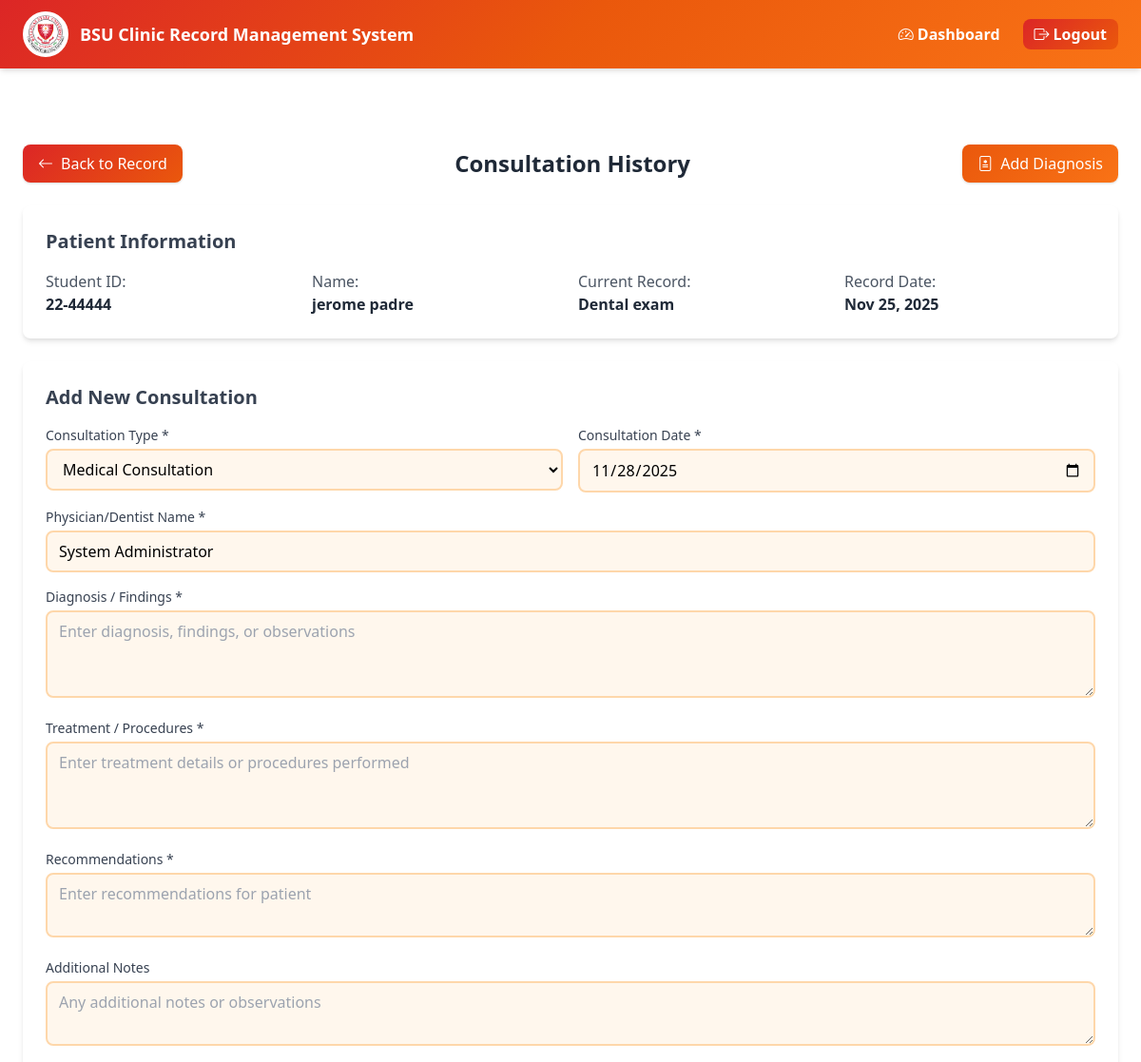
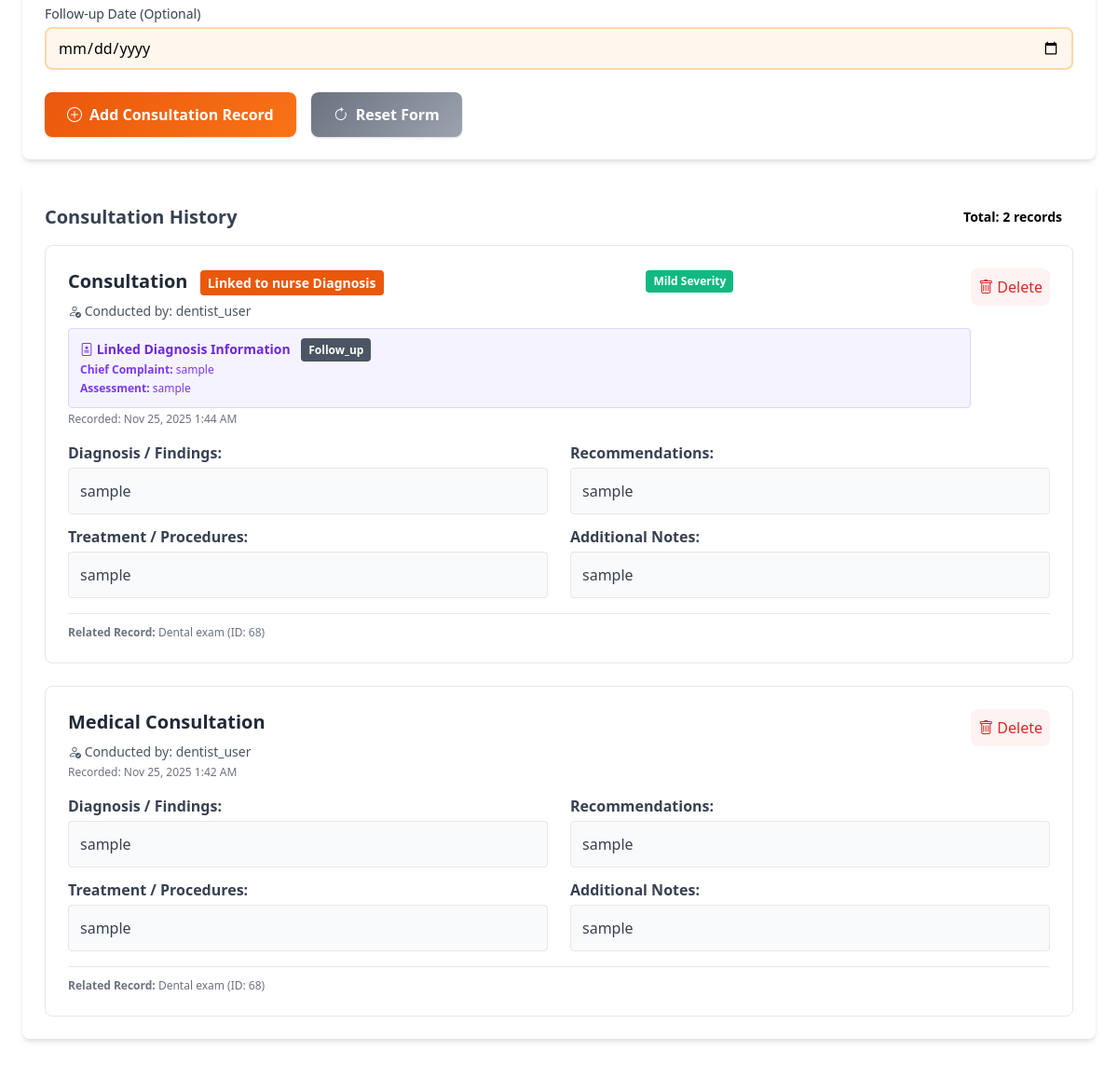
Screenshot of /modules/records/consultation_history.php?patient_id=104&record_id=68&type=dental_exam (signed in) with the database file from the repository (2 pictures, top to bottom).
### tables this page shows
CREATE TABLE `patients` (
  `id` int(11) NOT NULL,
  `student_id` varchar(20) DEFAULT NULL,
  `first_name` varchar(50) NOT NULL,
  `middle_name` varchar(50) DEFAULT NULL,
  `last_name` varchar(50) NOT NULL,
  `date_of_birth` date NOT NULL,
  `sex` enum('Male','Female') NOT NULL,
  `contact_number` varchar(20) DEFAULT NULL,
  `address` text DEFAULT NULL,
  `program` varchar(100) DEFAULT NULL,
  `year_level` varchar(20) DEFAULT NULL,
  `qr_code` varchar(255) DEFAULT NULL,
  `created_at` timestamp NOT NULL DEFAULT current_timestamp()
);

CREATE TABLE `medical_records` (
  `id` int(11) NOT NULL,
  `patient_id` int(11) NOT NULL,
  `record_type` enum('history_form','dental_exam','medical_exam') NOT NULL,
  `examination_date` date NOT NULL,
  `physician_name` varchar(100) DEFAULT NULL,
  `findings` text DEFAULT NULL,
  `recommendations` text DEFAULT NULL,
  `verification_status` enum('pending','verified','rejected') DEFAULT 'pending',
  `verified_by` int(11) DEFAULT NULL,
  `verification_date` datetime DEFAULT NULL,
  `verification_notes` text DEFAULT NULL,
  `created_at` timestamp NOT NULL DEFAULT current_timestamp(),
  `student_signature` varchar(255) DEFAULT NULL,
  `student_date` date DEFAULT NULL
);

CREATE TABLE `users` (
  `id` int(11) NOT NULL,
  `username` varchar(50) NOT NULL,
  `password` varchar(255) NOT NULL,
  `full_name` varchar(100) NOT NULL,
  `email` varchar(100) NOT NULL,
  `role` enum('admin','staff','dentist','nurse','doctor','user') DEFAULT 'user',
  `created_at` timestamp NOT NULL DEFAULT current_timestamp()
);

CREATE TABLE `consultation_history` (
  `id` int(11) NOT NULL,
  `diagnosis_id` int(11) DEFAULT NULL,
  `patient_id` int(11) NOT NULL,
  `record_id` int(11) NOT NULL,
  `consultation_type` enum('medical','dental','history') NOT NULL,
  `consultation_date` date NOT NULL,
  `physician_name` varchar(255) DEFAULT NULL,
  `diagnosis` text DEFAULT NULL,
  `treatment` text DEFAULT NULL,
  `recommendations` text DEFAULT NULL,
  `notes` text DEFAULT NULL,
  `follow_up_date` date DEFAULT NULL,
  `created_at` timestamp NOT NULL DEFAULT current_timestamp(),
  `updated_at` timestamp NOT NULL DEFAULT current_timestamp() ON UPDATE current_timestamp()
);

CREATE TABLE `medical_diagnoses` (
  `id` int(11) NOT NULL,
  `patient_id` int(11) NOT NULL,
  `record_id` int(11) NOT NULL,
  `diagnosis_type` enum('nurse','dentist','doctor') NOT NULL,
  `diagnosis_date` date NOT NULL,
  `provider_name` varchar(255) NOT NULL,
  `provider_role` varchar(100) NOT NULL,
  `chief_complaint` text DEFAULT NULL,
  `subjective_findings` text DEFAULT NULL,
  `objective_findings` text DEFAULT NULL,
  `assessment` text DEFAULT NULL,
  `plan` text DEFAULT NULL,
  `medications_prescribed` text DEFAULT NULL,
  `follow_up_required` tinyint(1) DEFAULT 0,
  `follow_up_date` date DEFAULT NULL,
  `severity` enum('mild','moderate','severe','critical') DEFAULT NULL,
  `status` enum('active','resolved','chronic','follow_up') DEFAULT 'active',
  `notes` text DEFAULT NULL,
  `created_at` timestamp NOT NULL DEFAULT current_timestamp(),
  `updated_at` timestamp NOT NULL DEFAULT current_timestamp() ON UPDATE current_timestamp()
);

### modules/records/consultation_history.php (the view, shortened to what the rows shown need)
<?php
include '../../config/database.php';
$patient_id = $_GET['patient_id'] ?? '';
$record_id = $_GET['record_id'] ?? '';
$patient_info = null;
if ($patient_id) {
    $stmt = $conn->prepare("SELECT * FROM patients WHERE id = ?");
    $stmt->bind_param("i", $patient_id);
    $stmt->execute();
    $patient_info = $stmt->get_result()->fetch_assoc();
}
$current_record = null;
if ($record_id) {
    $stmt = $conn->prepare("
        SELECT mr.*, p.first_name, p.last_name, p.student_id
        FROM medical_records mr
        JOIN patients p ON mr.patient_id = p.id
        WHERE mr.id = ?
    ");
    $stmt->bind_param("i", $record_id);
    $stmt->execute();
    $current_record = $stmt->get_result()->fetch_assoc();
}
$current_physician = $_SESSION['username'] ?? '';
$current_physician_full_name = $current_physician;
if (!empty($current_physician)) {
    $user_query = $conn->prepare("
        SELECT full_name
        FROM users
        WHERE BINARY username = ?
        LIMIT 1
    ");
    $user_query->bind_param("s", $current_physician);
    $user_query->execute();
    $user_result = $user_query->get_result();
    if ($user_result->num_rows > 0) {
        $user_data = $user_result->fetch_assoc();
        if (!empty($user_data['full_name']) && trim($user_data['full_name']) !== '') {
            $current_physician_full_name = trim($user_data['full_name']);
        }
    }
}
$consultations = [];
if ($patient_id) {
    $stmt = $conn->prepare("
        SELECT ch.*, mr.record_type, md.diagnosis_type, md.chief_complaint, md.assessment, md.severity, md.status as diagnosis_status
        FROM consultation_history ch
        JOIN medical_records mr ON ch.record_id = mr.id
        LEFT JOIN medical_diagnoses md ON ch.diagnosis_id = md.id
        WHERE ch.patient_id = ?
        ORDER BY ch.consultation_date DESC, ch.created_at DESC
    ");
    $stmt->bind_param("i", $patient_id);
    $stmt->execute();
    $consultations = $stmt->get_result()->fetch_all(MYSQLI_ASSOC);
}
?>
<!DOCTYPE html>
<html lang="en">
<head>
    <link href="https://cdn.jsdelivr.net/npm/tailwindcss@2.2.19/dist/tailwind.min.css" rel="stylesheet">
    <link rel="stylesheet" href="https://cdn.jsdelivr.net/npm/bootstrap-icons@1.10.0/font/bootstrap-icons.css">
</head>
<body class="bg-gradient-to-br from-orange-50 to-red-50">
<?php include '../../includes/navigation.php'; ?>
    <div class="min-h-screen py-8 px-4 pt-20">
        <div class="max-w-6xl mx-auto">
            <div class="flex justify-between items-center mb-6">
                <h1 class="text-2xl font-bold text-gray-800">Consultation History</h1>
            </div>
            <?php if ($patient_info && $current_record): ?>
            <div class="bg-white rounded-lg shadow-md p-6 mb-6">
                <h2 class="text-xl font-semibold mb-4 text-gray-700">Patient Information</h2>
                <div class="grid grid-cols-2 md:grid-cols-4 gap-4">
                    <div>
                        <label class="font-medium text-gray-600">Student ID:</label>
                        <p class="text-gray-800 font-semibold"><?= htmlspecialchars($patient_info['student_id']) ?></p>
                    </div>
                    <div>
                        <label class="font-medium text-gray-600">Name:</label>
                        <p class="text-gray-800 font-semibold"><?= htmlspecialchars($patient_info['first_name'] . ' ' . $patient_info['last_name']) ?></p>
                    </div>
                    <div>
                        <label class="font-medium text-gray-600">Current Record:</label>
                        <p class="text-gray-800 font-semibold"><?= ucfirst(str_replace('_', ' ', $current_record['record_type'])) ?></p>
                    </div>
                    <div>
                        <label class="font-medium text-gray-600">Record Date:</label>
                        <p class="text-gray-800 font-semibold"><?= date('M j, Y', strtotime($current_record['examination_date'] ?? $current_record['created_at'])) ?></p>
                    </div>
                </div>
            </div>
            <?php endif; ?>
            <div class="bg-white rounded-lg shadow-md p-6 mb-6">
                <h2 class="text-xl font-semibold mb-4 text-gray-700">Add New Consultation</h2>
                <form method="POST" id="consultation-form">
                    <div class="mb-4">
                        <label class="block text-sm font-medium text-gray-700 mb-1">Physician/Dentist Name *</label>
                        <input type="text" name="physician_name" required
                               class="w-full orange-form-input rounded-lg px-3 py-2 focus:outline-none"
                               placeholder="Enter physician or dentist name"
                               value="<?= htmlspecialchars($current_physician_full_name) ?>">
                    </div>
                </form>
            </div>
            <div class="bg-white rounded-lg shadow-md p-6">
                <div class="flex justify-between items-center mb-4">
                    <h2 class="text-xl font-semibold text-gray-700">Consultation History</h2>
                </div>
                <?php if (empty($consultations)): ?>
                    <div class="text-center py-12 text-gray-500">
                        <i class="bi bi-clipboard-x text-6xl mb-4 block"></i>
                        <p class="text-lg mb-2">No consultation records found</p>
                        <p class="text-sm">Start by adding a consultation record using the form above.</p>
                    </div>
                <?php else: ?>
                    <div class="space-y-6">
                        <?php foreach ($consultations as $consultation): ?>
                        <div class="border border-gray-200 rounded-lg p-6 hover:shadow-lg transition-shadow bg-white">
                            <div class="flex justify-between items-start mb-4">
                                <div class="flex-1">
                                    <div class="flex items-center gap-3 mb-2 flex-wrap">
                                        <h3 class="font-semibold text-xl text-gray-800">
                                            <?= ucfirst($consultation['consultation_type']) ?> Consultation
                                            <?php if ($consultation['diagnosis_type']): ?>
                                                <span class="diagnosis-badge-<?= $consultation['diagnosis_type'] ?> text-white px-2 py-1 rounded text-sm font-semibold ml-2">
                                                    Linked to <?= $consultation['diagnosis_type'] ?> Diagnosis
                                                </span>
                                            <?php endif; ?>
                                        </h3>
                                        <span class="bg-orange-500 text-white px-2 py-1 rounded text-xs font-semibold">
                                        </span>
                                        <?php if ($consultation['follow_up_date']): ?>
                                            <span class="bg-orange-600 text-white px-2 py-1 rounded text-xs font-semibold">
                                            </span>
                                        <?php endif; ?>
                                        <?php if ($consultation['severity']): ?>
                                            <span class="severity-<?= $consultation['severity'] ?> text-white px-2 py-1 rounded text-xs font-semibold">
                                                <?= ucfirst($consultation['severity']) ?> Severity
                                            </span>
                                        <?php endif; ?>
                                    </div>
                                    <p class="text-sm text-gray-600">
                                        <i class="bi bi-person-check"></i>
                                        Conducted by: <?= htmlspecialchars($consultation['physician_name']) ?>
                                    </p>
                                    <?php if ($consultation['diagnosis_type'] && $consultation['chief_complaint']): ?>
                                    <div class="mt-2 p-3 bg-purple-50 rounded border border-purple-200">
                                        <h4 class="font-semibold text-purple-700 text-sm mb-1">
                                            <i class="bi bi-file-medical"></i>
                                            Linked Diagnosis Information
                                            <?php if ($consultation['diagnosis_status']): ?>
                                                <span class="bg-gray-600 text-white px-2 py-1 rounded text-xs ml-2">
                                                    <?= ucfirst($consultation['diagnosis_status']) ?>
                                                </span>
                                            <?php endif; ?>
                                        </h4>
                                        <p class="text-xs text-purple-600">
                                            <strong>Chief Complaint:</strong> <?= htmlspecialchars($consultation['chief_complaint']) ?>
                                        </p>
                                        <?php if ($consultation['assessment']): ?>
                                            <p class="text-xs text-purple-600 mt-1">
                                                <strong>Assessment:</strong> <?= htmlspecialchars(substr($consultation['assessment'], 0, 150)) ?><?= strlen($consultation['assessment']) > 150 ? '...' : '' ?>
                                            </p>
                                        <?php endif; ?>
                                    </div>
                                    <?php endif; ?>
                                    <p class="text-xs text-gray-500 mt-1">
                                        Recorded: <?= date('M j, Y g:i A', strtotime($consultation['created_at'])) ?>
                                    </p>
                                </div>
                                <form method="POST" onsubmit="return confirm('Are you sure you want to delete this consultation record? This action cannot be undone.');" class="flex-shrink-0">
                                    <button type="submit" name="delete_consultation"
                                            class="text-red-600 hover:text-red-800 transition-colors bg-red-50 hover:bg-red-100 p-2 rounded-lg">
                                        <i class="bi bi-trash"></i> Delete
                                    </button>
                                </form>
                            </div>
                            <div class="grid grid-cols-1 lg:grid-cols-2 gap-6 mb-4">
                                <div class="space-y-3">
                                    <?php if ($consultation['diagnosis']): ?>
                                        <div>
                                            <h4 class="font-semibold text-gray-700 mb-1">Diagnosis / Findings:</h4>
                                            <p class="text-gray-700 bg-gray-50 p-3 rounded border"><?= nl2br(htmlspecialchars($consultation['diagnosis'])) ?></p>
                                        </div>
                                    <?php endif; ?>
                                    <?php if ($consultation['treatment']): ?>
                                        <div>
                                            <h4 class="font-semibold text-gray-700 mb-1">Treatment / Procedures:</h4>
                                            <p class="text-gray-700 bg-gray-50 p-3 rounded border"><?= nl2br(htmlspecialchars($consultation['treatment'])) ?></p>
                                        </div>
                                    <?php endif; ?>
                                </div>
                                <div class="space-y-3">
                                    <?php if ($consultation['recommendations']): ?>
                                        <div>
                                            <h4 class="font-semibold text-gray-700 mb-1">Recommendations:</h4>
                                            <p class="text-gray-700 bg-gray-50 p-3 rounded border"><?= nl2br(htmlspecialchars($consultation['recommendations'])) ?></p>
                                        </div>
                                    <?php endif; ?>
                                    <?php if ($consultation['notes']): ?>
                                        <div>
                                            <h4 class="font-semibold text-gray-700 mb-1">Additional Notes:</h4>
                                            <p class="text-gray-700 bg-gray-50 p-3 rounded border"><?= nl2br(htmlspecialchars($consultation['notes'])) ?></p>
                                        </div>
                                    <?php endif; ?>
                                </div>
                            </div>
                            <div class="border-t border-gray-200 pt-3">
                                <p class="text-xs text-gray-500">
                                    <strong>Related Record:</strong>
                                    <?= ucfirst(str_replace('_', ' ', $consultation['record_type'])) ?>
                                    (ID: <?= $consultation['record_id'] ?>)
                                </p>
                            </div>
                        </div>
                        <?php endforeach; ?>
                    </div>
                <?php endif; ?>
            </div>
        </div>
    </div>
</body>
</html>

### rows the page displays
patients: student "22-44444", first_name+last_name "jerome padre"
medical_records: record_type "Dental exam", examination_date "Nov 25, 2025"
users: physician_name "System Administrator"
consultation_history: diagnosis.diagnosis_type "nurse", diagnosis.severity "Mild", physician_name "dentist_user", diagnosis.status "Follow_up", diagnosis.chief_complaint "sample", diagnosis.assessment "sample", created_at "Nov 25, 2025 1:44 AM", diagnosis "sample", treatment "sample", recommendations "sample", notes "sample", record.record_type "Dental exam", record "68"
consultation_history: consultation_type "Medical", physician_name "dentist_user", created_at "Nov 25, 2025 1:42 AM", diagnosis "sample", treatment "sample", recommendations "sample", notes "sample", record.record_type "Dental exam", record "68"

### other values shown
count($consultations) "2"
